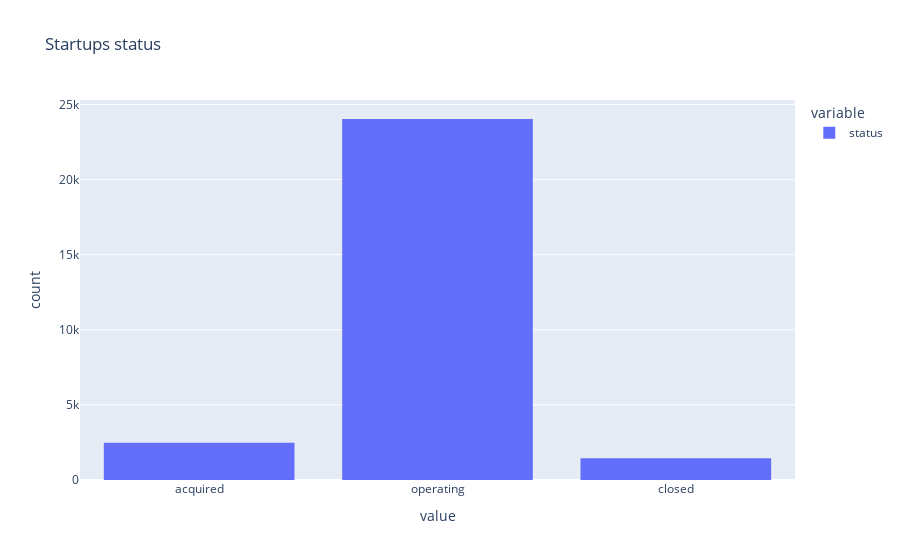

Source (notebook cell):
### Code cell
fig = px.histogram(df['status'], title='Startups status')
fig.show()

### Figure 1 — Plotly figure (JSON) as saved in the notebook; plotly's stock layout.template omitted (floating-point values rounded to 4 significant figures; data arrays with more than 128 entries replaced by an {"elided": "..."} marker saying what was removed)
{"data": [{"alignmentgroup": "True", "bingroup": "x", "hovertemplate": "variable=status<br>value=%{x}<br>count=%{y}<extra></extra>", "legendgroup": "status", "marker": {"color": "#636efa", "pattern": {"shape": ""}}, "name": "status", "offsetgroup": "status", "orientation": "v", "showlegend": true, "type": "histogram", "x": {"elided": "27970 str values"}, "xaxis": "x", "yaxis": "y"}], "layout": {"barmode": "relative", "legend": {"title": {"text": "variable"}, "tracegroupgap": 0}, "title": {"text": "Startups status"}, "xaxis": {"anchor": "y", "domain": [0, 1], "title": {"text": "value"}}, "yaxis": {"anchor": "x", "domain": [0, 1], "title": {"text": "count"}}}}
